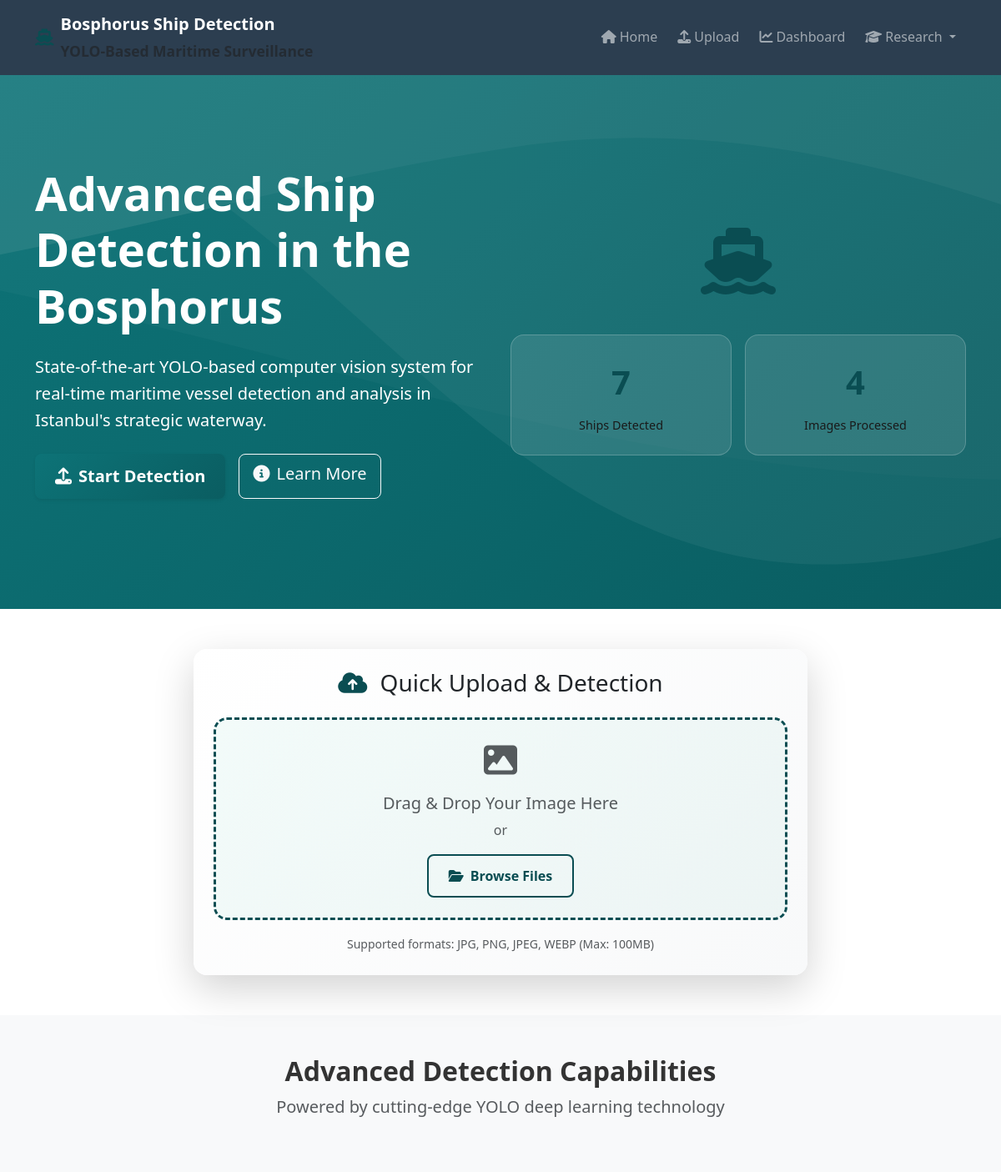
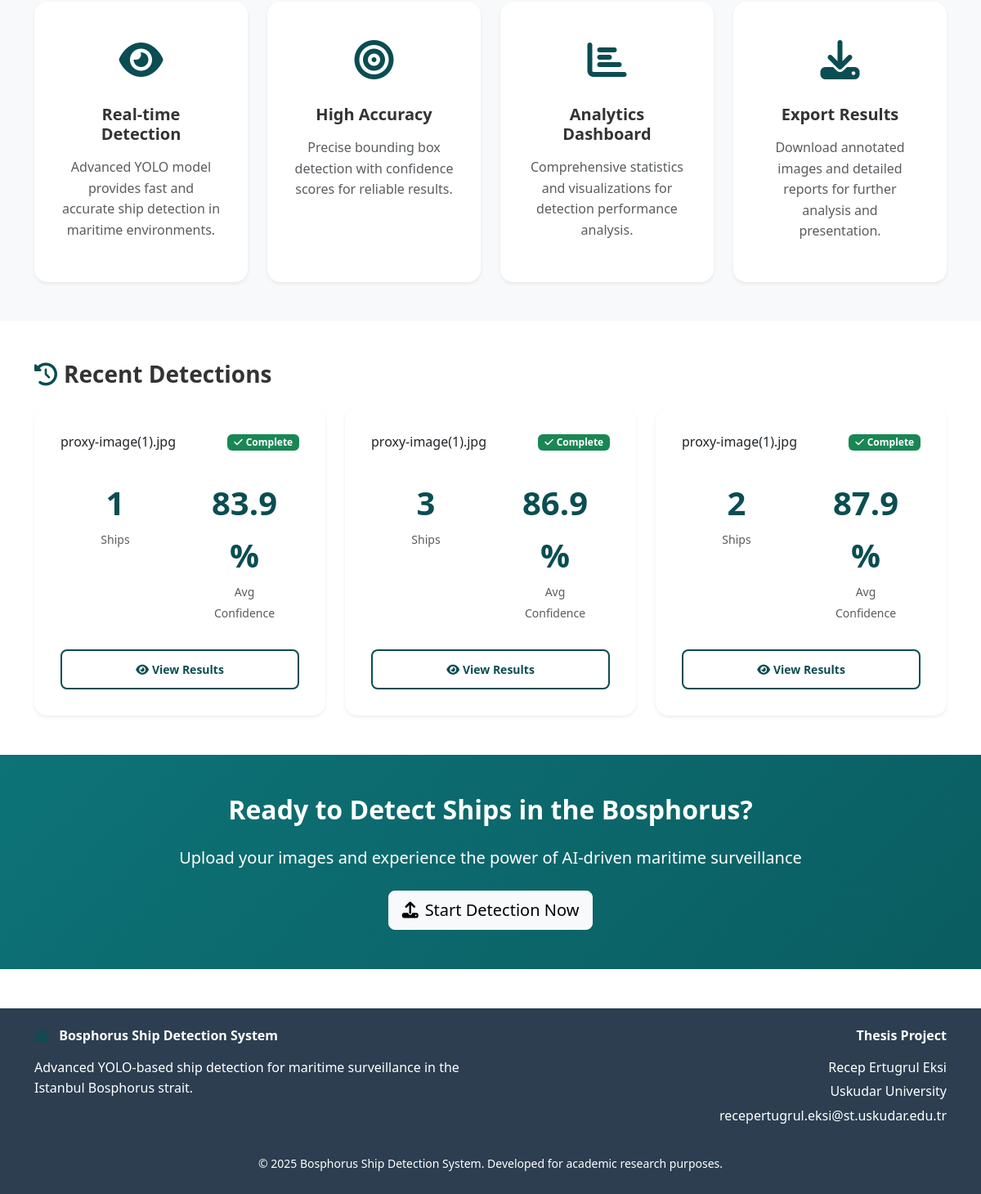
The page / on the database its author committed (2 pictures, top to bottom).
### models.py (models this page shows, shortened)
class DetectionStatistics(db.Model):
    id = db.Column(db.Integer, primary_key=True)
    date = db.Column(db.Date, default=datetime.utcnow().date)
    total_images_processed = db.Column(db.Integer, default=0)
    total_ships_detected = db.Column(db.Integer, default=0)
    average_confidence = db.Column(db.Float, default=0.0)
    vessel_type_counts = db.Column(JSON)  # Dictionary of vessel types and counts

class DetectionJob(db.Model):
    id = db.Column(db.Integer, primary_key=True)
    filename = db.Column(db.String(255), nullable=False)
    original_filename = db.Column(db.String(255), nullable=False)
    upload_time = db.Column(db.DateTime, default=datetime.utcnow)
    processing_time = db.Column(db.Float)  # Time in seconds
    status = db.Column(db.String(50), default='pending')  # pending, processing, completed, failed
    error_message = db.Column(Text)
    ship_count = db.Column(db.Integer, default=0)
    confidence_scores = db.Column(JSON)  # List of confidence scores
    bounding_boxes = db.Column(JSON)  # List of bounding box coordinates
    vessel_types = db.Column(JSON)  # List of detected vessel types
    result_image_path = db.Column(db.String(255))
    processed_image_path = db.Column(db.String(255))

### routes.py (the view)
@app.route('/')
def index():
    recent_stats = DetectionStatistics.query.order_by(DetectionStatistics.date.desc()).first()
    recent_jobs = DetectionJob.query.filter_by(status='completed').order_by(DetectionJob.upload_time.desc()).limit(3).all()
    return render_template('index.html',
                         stats=recent_stats,
                         recent_jobs=recent_jobs)

### templates/index.html (shortened to what this page needs)
{% extends "base.html" %}
{% block content %}
<section class="hero-section bg-gradient-ocean text-white">
    <div class="container">
        <div class="row align-items-center min-vh-75">
            <div class="col-lg-6">
                <div class="hero-content">
                    <h1 class="display-4 fw-bold mb-4 fade-in">
                        Advanced Ship Detection
                        <span class="text-light">in the Bosphorus</span>
                    </h1>
                    <p class="lead mb-4 fade-in-delay">
                        State-of-the-art YOLO-based computer vision system for real-time maritime vessel
                        detection and analysis in Istanbul's strategic waterway.
                    </p>
                    <div class="d-flex gap-3 mb-4 fade-in-delay-2">
                        <a href="{{ url_for('upload_page') }}" class="btn btn-ocean btn-lg">
                            <i class="fas fa-upload me-2"></i>Start Detection
                        </a>
                        <a href="{{ url_for('about') }}" class="btn btn-outline-light btn-lg">
                            <i class="fas fa-info-circle me-2"></i>Learn More
                        </a>
                    </div>
                </div>
            </div>
            <div class="col-lg-6">
                <div class="hero-visual text-center fade-in-delay-3">
                    <div class="detection-preview">
                        <i class="fas fa-ship display-1 text-ocean mb-3"></i>
                        <div class="stats-grid">
                            {% if stats %}
                            <div class="stat-card">
                                <div class="stat-number">{{ stats.total_ships_detected or 0 }}</div>
                                <div class="stat-label">Ships Detected</div>
                            </div>
                            <div class="stat-card">
                                <div class="stat-number">{{ stats.total_images_processed or 0 }}</div>
                                <div class="stat-label">Images Processed</div>
                            </div>
                            {% endif %}
                        </div>
                    </div>
                </div>
            </div>
        </div>
    </div>
</section>
<section class="py-5">
    <div class="container">
        <div class="row justify-content-center">
            <div class="col-lg-8">
                <div class="card shadow-lg border-0 upload-quick-card">
                    <div class="card-body p-4">
                        <h3 class="text-center mb-4">
                            <i class="fas fa-cloud-upload-alt text-ocean me-2"></i>
                            Quick Upload & Detection
                        </h3>
                        <div id="quickUploadZone" class="upload-zone text-center p-4 mb-3">
                            <i class="fas fa-image display-6 text-muted mb-3"></i>
                            <h5 class="text-muted mb-2">Drag & Drop Your Image Here</h5>
                            <p class="text-muted mb-3">or</p>
                            <button class="btn btn-outline-ocean">
                                <i class="fas fa-folder-open me-2"></i>Browse Files
                            </button>
                        </div>
                        <div class="text-center">
                            <small class="text-muted">
                                Supported formats: JPG, PNG, JPEG, WEBP (Max: 100MB)
                            </small>
                        </div>
                    </div>
                </div>
            </div>
        </div>
    </div>
</section>
<section class="py-5 bg-light">
    <div class="container">
        <div class="row">
            <div class="col-12 text-center mb-5">
                <h2 class="fw-bold">Advanced Detection Capabilities</h2>
                <p class="lead text-muted">Powered by cutting-edge YOLO deep learning technology</p>
            </div>
        </div>
        <div class="row g-4">
            <div class="col-md-6 col-lg-3">
                <div class="feature-card text-center h-100">
                    <div class="feature-icon mb-3">
                        <i class="fas fa-eye text-ocean"></i>
                    </div>
                    <h5 class="fw-bold mb-3">Real-time Detection</h5>
                    <p class="text-muted">Advanced YOLO model provides fast and accurate ship detection in maritime environments.</p>
                </div>
            </div>
            <div class="col-md-6 col-lg-3">
                <div class="feature-card text-center h-100">
                    <div class="feature-icon mb-3">
                        <i class="fas fa-bullseye text-ocean"></i>
                    </div>
                    <h5 class="fw-bold mb-3">High Accuracy</h5>
                    <p class="text-muted">Precise bounding box detection with confidence scores for reliable results.</p>
                </div>
            </div>
            <div class="col-md-6 col-lg-3">
                <div class="feature-card text-center h-100">
                    <div class="feature-icon mb-3">
                        <i class="fas fa-chart-bar text-ocean"></i>
                    </div>
                    <h5 class="fw-bold mb-3">Analytics Dashboard</h5>
                    <p class="text-muted">Comprehensive statistics and visualizations for detection performance analysis.</p>
                </div>
            </div>
            <div class="col-md-6 col-lg-3">
                <div class="feature-card text-center h-100">
                    <div class="feature-icon mb-3">
                        <i class="fas fa-download text-ocean"></i>
                    </div>
                    <h5 class="fw-bold mb-3">Export Results</h5>
                    <p class="text-muted">Download annotated images and detailed reports for further analysis and presentation.</p>
                </div>
            </div>
        </div>
    </div>
</section>
{% if recent_jobs %}
<section class="py-5">
    <div class="container">
        <div class="row">
            <div class="col-12">
                <h3 class="fw-bold mb-4">
                    <i class="fas fa-history me-2 text-ocean"></i>Recent Detections
                </h3>
            </div>
        </div>
        <div class="row g-4">
            {% for job in recent_jobs %}
            <div class="col-md-6 col-lg-4">
                <div class="card shadow-sm border-0 result-card">
                    <div class="card-body">
                        <div class="d-flex justify-content-between align-items-start mb-3">
                            <h6 class="card-title mb-0 text-truncate">{{ job.original_filename }}</h6>
                            <span class="badge bg-success">
                                <i class="fas fa-check me-1"></i>Complete
                            </span>
                        </div>
                        <div class="row text-center mb-3">
                            <div class="col-6">
                                <div class="result-stat">
                                    <div class="stat-number text-ocean">{{ job.ship_count or 0 }}</div>
                                    <small class="text-muted">Ships</small>
                                </div>
                            </div>
                            <div class="col-6">
                                <div class="result-stat">
                                    <div class="stat-number text-ocean">
                                        {% if job.confidence_scores %}
                                            {{ "%.1f"|format(job.confidence_scores|sum / job.confidence_scores|length * 100) }}%
                                        {% else %}
                                            0%
                                        {% endif %}
                                    </div>
                                    <small class="text-muted">Avg Confidence</small>
                                </div>
                            </div>
                        </div>
                        <div class="d-grid">
                            <a href="{{ url_for('results', job_id=job.id) }}" class="btn btn-outline-ocean btn-sm">
                                <i class="fas fa-eye me-1"></i>View Results
                            </a>
                        </div>
                    </div>
                </div>
            </div>
            {% endfor %}
        </div>
    </div>
</section>
{% endif %}
<section class="py-5 bg-gradient-ocean text-white">
    <div class="container text-center">
        <h2 class="fw-bold mb-4">Ready to Detect Ships in the Bosphorus?</h2>
        <p class="lead mb-4">Upload your images and experience the power of AI-driven maritime surveillance</p>
        <a href="{{ url_for('upload_page') }}" class="btn btn-light btn-lg">
            <i class="fas fa-upload me-2"></i>Start Detection Now
        </a>
    </div>
</section>
{% endblock %}

### templates/base.html (shortened to what this page needs)
<!DOCTYPE html>
<html lang="en">
<head>
    <link href="https://cdn.jsdelivr.net/npm/bootstrap@5.3.0/dist/css/bootstrap.min.css" rel="stylesheet">
    <link href="https://cdnjs.cloudflare.com/ajax/libs/font-awesome/6.4.0/css/all.min.css" rel="stylesheet">
    <link href="{{ url_for('static', filename='css/style.css') }}" rel="stylesheet">
    <link href="{{ url_for('static', filename='css/loading-animations.css') }}" rel="stylesheet">
</head>
<body>
    <nav class="navbar navbar-expand-lg navbar-dark bg-navy sticky-top">
        <div class="container">
            <a class="navbar-brand d-flex align-items-center" href="{{ url_for('index') }}">
                <i class="fas fa-ship me-2 text-ocean"></i>
                <div>
                    <div class="fw-bold">Bosphorus Ship Detection</div>
                    <small class="text-muted">YOLO-Based Maritime Surveillance</small>
                </div>
            </a>
            <div class="collapse navbar-collapse" id="navbarNav">
                <ul class="navbar-nav ms-auto">
                    <li class="nav-item">
                        <a class="nav-link" href="{{ url_for('index') }}">
                            <i class="fas fa-home me-1"></i>Home
                        </a>
                    </li>
                    <li class="nav-item">
                        <a class="nav-link" href="{{ url_for('upload_page') }}">
                            <i class="fas fa-upload me-1"></i>Upload
                        </a>
                    </li>
                    <li class="nav-item">
                        <a class="nav-link" href="{{ url_for('dashboard') }}">
                            <i class="fas fa-chart-line me-1"></i>Dashboard
                        </a>
                    </li>
                    <li class="nav-item dropdown">
                        <a class="nav-link dropdown-toggle" href="#" role="button" data-bs-toggle="dropdown">
                            <i class="fas fa-graduation-cap me-1"></i>Research
                        </a>
                    </li>
                </ul>
            </div>
        </div>
    </nav>
    <main>
        {% block content %}{% endblock %}
    </main>
    <footer class="bg-navy text-white mt-5">
        <div class="container py-4">
            <div class="row">
                <div class="col-md-6">
                    <h6 class="fw-bold mb-3">
                        <i class="fas fa-ship me-2 text-ocean"></i>
                        Bosphorus Ship Detection System
                    </h6>
                    <p class="text-light mb-0">
                        Advanced YOLO-based ship detection for maritime surveillance in the Istanbul Bosphorus strait.
                    </p>
                </div>
                <div class="col-md-6 text-md-end">
                    <h6 class="fw-bold mb-3">Thesis Project</h6>
                    <p class="text-light mb-1">Recep Ertugrul Eksi</p>
                    <p class="text-light mb-1">Uskudar University</p>
                    <p class="text-light mb-0">recepertugrul.eksi@st.uskudar.edu.tr</p>
                </div>
            </div>
            <hr class="border-ocean my-3">
            <div class="text-center text-light">
                <small>
                    &copy; {{ datetime.now().year }} Bosphorus Ship Detection System.
                    Developed for academic research purposes.
                </small>
            </div>
        </div>
    </footer>
</body>
</html>

### rows shown on the page
DetectionStatistics: total_ships_detected "7", total_images_processed "4"
DetectionJob: original_filename "proxy-image(1).jpg", ship_count "1", confidence_scores|sum "83.9"
DetectionJob: original_filename "proxy-image(1).jpg", ship_count "3", confidence_scores|sum "86.9"
DetectionJob: original_filename "proxy-image(1).jpg", ship_count "2", confidence_scores|sum "87.9"
